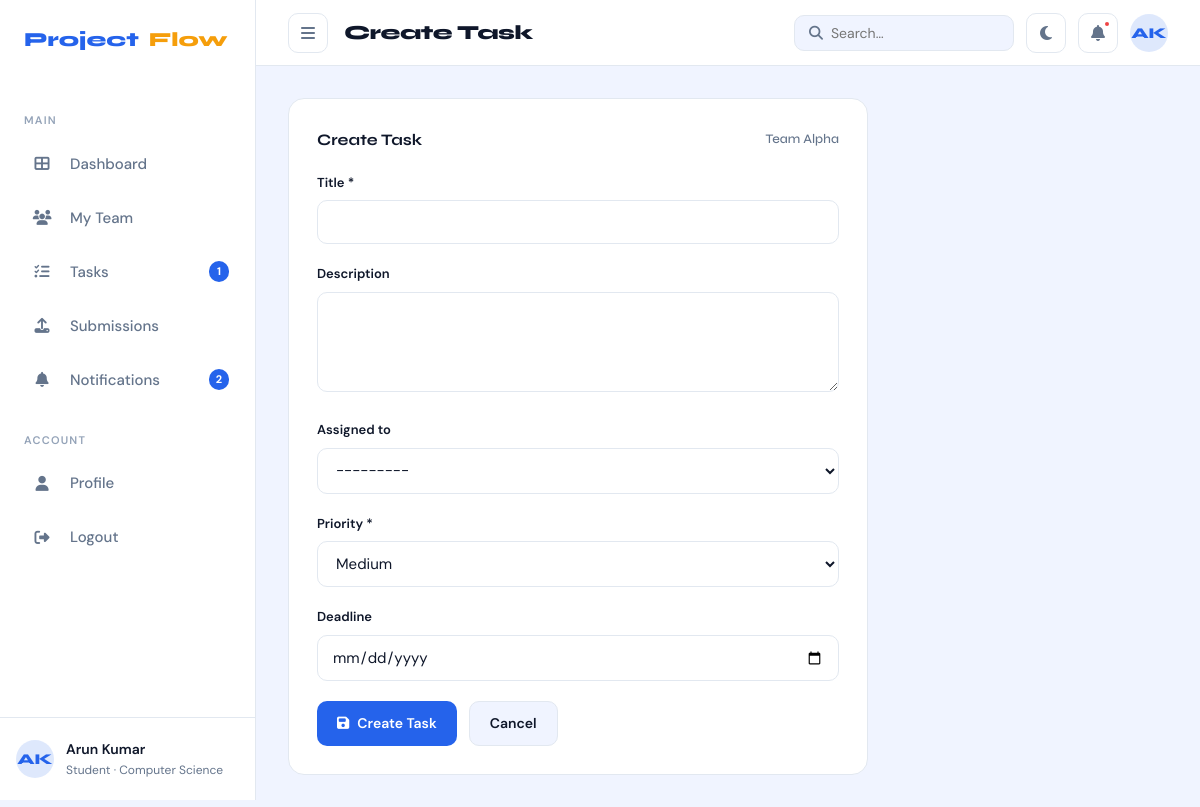
The app's page /tasks/create/ (signed in) with its own data.
### accounts/models.py (models this page shows, shortened)
class User(AbstractUser):
    class Role(models.TextChoices):
        STUDENT = 'student', 'Student'
        TEACHER = 'teacher', 'Teacher'
        ADMIN   = 'admin',   'Admin'
    DEPARTMENT_CHOICES = [
        ('cs',   'Computer Science'),
        ('it',   'Information Technology'),
        ('ece',  'Electronics & Communication'),
        ('mech', 'Mechanical Engineering'),
        ('civil','Civil Engineering'),
        ('other','Other'),
    ]
    role       = models.CharField(max_length=10, choices=Role.choices, default=Role.STUDENT)
    student_id = models.CharField(max_length=20, blank=True, null=True, unique=True)
    department = models.CharField(max_length=10, choices=DEPARTMENT_CHOICES, default='cs')
    bio        = models.TextField(blank=True)
    avatar     = models.ImageField(upload_to='avatars/', blank=True, null=True)
    phone      = models.CharField(max_length=20, blank=True)
    github_url = models.URLField(blank=True)
    class Meta:
        verbose_name = 'User'
        verbose_name_plural = 'Users'
    def __str__(self):
        return f"{self.get_full_name() or self.username} ({self.role})"
    @property
    def is_student(self):
        return self.role == self.Role.STUDENT
    @property
    def is_teacher(self):
        return self.role == self.Role.TEACHER
    @property
    def initials(self):
        name = self.get_full_name()
        if name:
            parts = name.split()
            return (parts[0][0] + parts[-1][0]).upper() if len(parts) > 1 else parts[0][:2].upper()
        return self.username[:2].upper()
    @property
    def current_team(self):
        membership = self.memberships.filter(is_active=True).select_related('team').first()
        return membership.team if membership else None

### teams/models.py (models this page shows, shortened)
class Team(models.Model):
    STATUS_CHOICES = [
        ('forming',  'Forming'),
        ('active',   'Active'),
        ('at_risk',  'At Risk'),
        ('completed','Completed'),
        ('inactive', 'Inactive'),
    ]
    DEPARTMENT_CHOICES = [
        ('cs',   'Computer Science'),
        ('it',   'Information Technology'),
        ('ece',  'Electronics & Communication'),
        ('mech', 'Mechanical Engineering'),
        ('civil','Civil Engineering'),
        ('other','Other'),
    ]
    name        = models.CharField(max_length=100, unique=True)
    project_title = models.CharField(max_length=200)
    description = models.TextField(blank=True)
    department  = models.CharField(max_length=10, choices=DEPARTMENT_CHOICES, default='cs')
    teacher     = models.ForeignKey(
        settings.AUTH_USER_MODEL,
        on_delete=models.SET_NULL,
        null=True, blank=True,
        related_name='supervised_teams',
        limit_choices_to={'role': 'teacher'}
    )
    leader      = models.ForeignKey(
        settings.AUTH_USER_MODEL,
        on_delete=models.SET_NULL,
        null=True, blank=True,
        related_name='led_teams',
        limit_choices_to={'role': 'student'}
    )
    status       = models.CharField(max_length=12, choices=STATUS_CHOICES, default='forming')
    github_url   = models.URLField(blank=True)
    max_members  = models.PositiveSmallIntegerField(default=6)
    created_at   = models.DateTimeField(auto_now_add=True)
    updated_at   = models.DateTimeField(auto_now=True)
    class Meta:
        ordering = ['-created_at']

### tasks/views.py (the view)
# urls.py: path('create/',             views.task_create_view,        name='create'),
@login_required
def task_create_view(request):
    user = request.user
    team = _get_team_or_403(user)
    if not team:
        messages.error(request, 'You must be in a team to create tasks.')
        return redirect('teams:list')
    if user.is_student and team.leader != user:
        messages.error(request, 'Only the team leader can create tasks.')
        return redirect('tasks:list')
    if request.method == 'POST':
        form = TaskForm(request.POST, team=team)
        if form.is_valid():
            task = form.save(commit=False)
            task.team       = team
            task.created_by = user
            task.save()
            if task.assigned_to and task.assigned_to != user:
                notify(
                    recipient=task.assigned_to,
                    verb='task assigned',
                    description=f'You were assigned task "{task.title}" in {team.name}.',
                    icon='fa-tasks',
                    color='blue',
                )
            messages.success(request, f'Task "{task.title}" created.')
            return redirect('tasks:list')
    else:
        form = TaskForm(team=team)
    return render(request, 'tasks/task_form.html', {'form': form, 'action': 'Create', 'team': team})

### tasks/forms.py
class TaskForm(forms.ModelForm):
    class Meta:
        model  = Task
        fields = ['title', 'description', 'assigned_to', 'priority', 'deadline']
        widgets = {
            'description': forms.Textarea(attrs={'rows': 3}),
            'deadline':    forms.DateInput(attrs={'type': 'date'}),
        }
    def __init__(self, *args, team=None, **kwargs):
        super().__init__(*args, **kwargs)
        if team:
            member_ids = team.memberships.filter(is_active=True).values_list('student_id', flat=True)
            from accounts.models import User
            self.fields['assigned_to'].queryset = User.objects.filter(id__in=member_ids)

### tasks/views.py (called while the page is built)
def _get_team_or_403(user):
    team = user.current_team
    return team

### templates/tasks/task_form.html (shortened to what this page needs)
{% extends 'base_app.html' %}
{% block page_title %}{{ action }} Task{% endblock %}
{% block content %}
<div style="max-width:580px">
  <div class="card">
    <div class="card-title">{{ action }} Task
      {% if team %}<span>{{ team.name }}</span>{% endif %}
    </div>
    <form method="post" novalidate>
      {% for field in form %}
      <div class="form-group">
        <label class="form-label">{{ field.label }}{% if field.field.required %} *{% endif %}</label>
        {{ field }}
      </div>
      {% endfor %}
      <div class="flex gap-12">
        <button type="submit" class="btn btn-primary"><i class="fa fa-save"></i> {{ action }} Task</button>
        <a href="{% url 'tasks:list' %}" class="btn btn-secondary">Cancel</a>
      </div>
    </form>
  </div>
</div>
{% endblock %}

### templates/base_app.html (shortened to what this page needs)
{% extends 'base.html' %}
{% load static %}
{% block body %}
<div class="app-shell">
  <aside class="sidebar" id="sidebar">
    <a class="sidebar-logo" href="{% url 'dashboard' %}">
      Project<span style="color:var(--accent)">Flow</span>
    </a>
    {% if user.is_student %}
      <div class="sidebar-section-title">Main</div>
      <ul class="sidebar-nav">
        <li><a href="{% url 'student_dashboard' %}" class="{% if active_nav == 'dashboard' %}active{% endif %}">
          <span class="nav-icon"><i class="fa fa-th-large"></i></span>Dashboard</a></li>
        <li><a href="{% url 'teams:list' %}" class="{% if active_nav == 'teams' %}active{% endif %}">
          <span class="nav-icon"><i class="fa fa-users"></i></span>My Team</a></li>
        <li><a href="{% url 'tasks:list' %}" class="{% if active_nav == 'tasks' %}active{% endif %}">
          <span class="nav-icon"><i class="fa fa-tasks"></i></span>Tasks
          {% if tasks_pending > 0 %}<span class="sidebar-badge">{{ tasks_pending }}</span>{% endif %}
        </a></li>
        <li><a href="{% url 'submissions:list' %}" class="{% if active_nav == 'submissions' %}active{% endif %}">
          <span class="nav-icon"><i class="fa fa-upload"></i></span>Submissions</a></li>
        <li><a href="{% url 'notifications:list' %}" class="{% if active_nav == 'notifications' %}active{% endif %}">
          <span class="nav-icon"><i class="fa fa-bell"></i></span>Notifications
          {% if unread_count > 0 %}<span class="sidebar-badge">{{ unread_count }}</span>{% endif %}
        </a></li>
      </ul>
    {% endif %}
    <div class="sidebar-section-title">Account</div>
    <ul class="sidebar-nav">
      <li><a href="{% url 'profile:detail' %}" class="{% if active_nav == 'profile' %}active{% endif %}">
        <span class="nav-icon"><i class="fa fa-user"></i></span>Profile</a></li>
      <li><a href="{% url 'accounts:logout' %}">
        <span class="nav-icon"><i class="fa fa-sign-out-alt"></i></span>Logout</a></li>
    </ul>
    <div class="sidebar-user">
      <div class="avatar avatar-blue">{{ user.initials }}</div>
      <div class="sidebar-user-info">
        <div class="sidebar-user-name">{{ user.get_full_name|default:user.username }}</div>
        <div class="sidebar-user-role">{{ user.get_role_display }} · {{ user.get_department_display }}</div>
      </div>
    </div>
  </aside>
  <div class="main-content">
    <header class="topbar">
      <div class="topbar-left">
        <button class="icon-btn" id="sidebar-toggle" onclick="toggleSidebar()">
          <i class="fa fa-bars"></i>
        </button>
        <div class="page-title">{% block page_title %}Dashboard{% endblock %}</div>
      </div>
      <div class="topbar-right">
        <form action="" method="get" class="search-box">
          <i class="fa fa-search"></i>
          <input name="q" placeholder="Search…" value="{{ request.GET.q }}"
                 style="border:none;background:transparent;outline:none;font-family:var(--font-body);font-size:14px;color:var(--text);width:160px">
        </form>
        <button class="icon-btn" onclick="toggleTheme()" title="Toggle dark mode">
          <i class="fa fa-moon" id="theme-icon"></i>
        </button>
        <a href="{% url 'notifications:list' %}" class="icon-btn" style="position:relative">
          <i class="fa fa-bell"></i>
          {% if unread_count > 0 %}
          <span style="position:absolute;top:6px;right:6px;width:8px;height:8px;
                       background:var(--danger);border-radius:50%;border:2px solid var(--surface)"></span>
          {% endif %}
        </a>
        <a href="{% url 'profile:detail' %}" class="avatar avatar-blue" style="text-decoration:none;cursor:pointer">
          {{ user.initials }}
        </a>
      </div>
    </header>
    <div class="content-area">
      {% block content %}{% endblock %}
    </div>
  </div>
</div>
{% endblock %}

### records on screen
User: initials "AK", get_full_name "Arun Kumar", role "Student", department "Computer Science"
Team: name "Team Alpha"

### other values on screen
{{ tasks_pending }} "1"
{{ unread_count }} "2"
{{ action }} "Create"
{{ field.label }} "Title" "Description" "Assigned to" "Priority" "Deadline"
